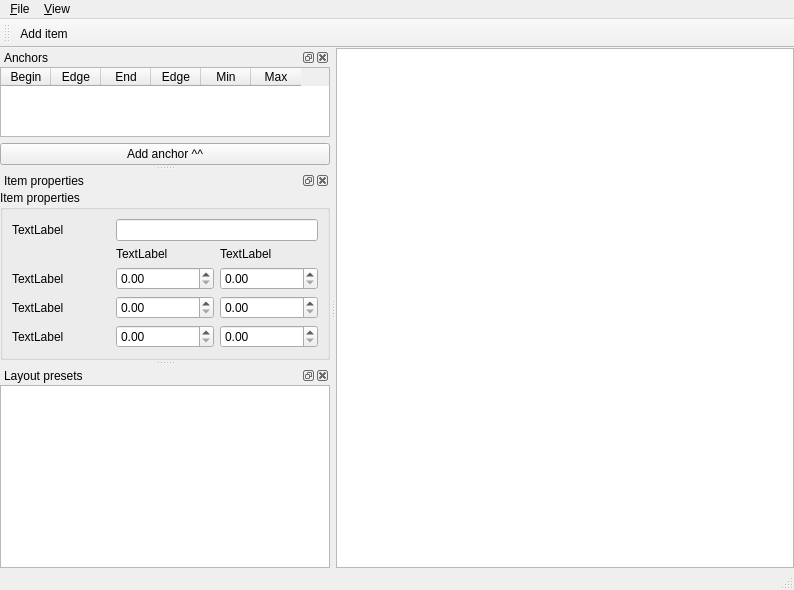
<?xml version="1.0" encoding="UTF-8"?>
<ui version="4.0">
 <class>MainWindow</class>
 <widget class="QMainWindow" name="MainWindow">
  <property name="geometry">
   <rect>
    <x>0</x>
    <y>0</y>
    <width>794</width>
    <height>590</height>
   </rect>
  </property>
  <property name="windowTitle">
   <string>Anchor layout example</string>
  </property>
  <widget class="QWidget" name="centralwidget">
   <layout class="QVBoxLayout" name="verticalLayout_4">
    <property name="margin">
     <number>0</number>
    </property>
    <item>
     <widget class="QGraphicsView" name="graphicsView">
      <property name="backgroundBrush">
       <brush brushstyle="SolidPattern">
        <color alpha="255">
         <red>0</red>
         <green>128</green>
         <blue>0</blue>
        </color>
       </brush>
      </property>
      <property name="foregroundBrush">
       <brush brushstyle="NoBrush">
        <color alpha="255">
         <red>0</red>
         <green>0</green>
         <blue>0</blue>
        </color>
       </brush>
      </property>
     </widget>
    </item>
   </layout>
  </widget>
  <widget class="QMenuBar" name="menubar">
   <property name="geometry">
    <rect>
     <x>0</x>
     <y>0</y>
     <width>794</width>
     <height>21</height>
    </rect>
   </property>
   <widget class="QMenu" name="menu_File">
    <property name="title">
     <string>&amp;File</string>
    </property>
   </widget>
   <widget class="QMenu" name="menu_View">
    <property name="title">
     <string>&amp;View</string>
    </property>
    <addaction name="action_Anchors"/>
    <addaction name="actionLayout_presets"/>
    <addaction name="action_Item_properties"/>
   </widget>
   <addaction name="menu_File"/>
   <addaction name="menu_View"/>
  </widget>
  <widget class="QStatusBar" name="statusbar"/>
  <widget class="QToolBar" name="toolBar">
   <property name="windowTitle">
    <string>toolBar</string>
   </property>
   <attribute name="toolBarArea">
    <enum>TopToolBarArea</enum>
   </attribute>
   <attribute name="toolBarBreak">
    <bool>false</bool>
   </attribute>
   <addaction name="actionAdd_item"/>
  </widget>
  <widget class="QDockWidget" name="dwAnchors">
   <property name="sizePolicy">
    <sizepolicy hsizetype="Preferred" vsizetype="Expanding">
     <horstretch>0</horstretch>
     <verstretch>0</verstretch>
    </sizepolicy>
   </property>
   <property name="allowedAreas">
    <set>Qt::BottomDockWidgetArea|Qt::LeftDockWidgetArea|Qt::RightDockWidgetArea</set>
   </property>
   <property name="windowTitle">
    <string>Anchors</string>
   </property>
   <attribute name="dockWidgetArea">
    <number>1</number>
   </attribute>
   <widget class="QWidget" name="dockWidgetContents_3">
    <layout class="QVBoxLayout" name="verticalLayout_3">
     <property name="margin">
      <number>0</number>
     </property>
     <item>
      <widget class="QTableWidget" name="anchors">
       <property name="sizePolicy">
        <sizepolicy hsizetype="Preferred" vsizetype="Expanding">
         <horstretch>0</horstretch>
         <verstretch>0</verstretch>
        </sizepolicy>
       </property>
       <property name="minimumSize">
        <size>
         <width>330</width>
         <height>0</height>
        </size>
       </property>
       <attribute name="horizontalHeaderDefaultSectionSize">
        <number>50</number>
       </attribute>
       <column>
        <property name="text">
         <string>Begin</string>
        </property>
       </column>
       <column>
        <property name="text">
         <string>Edge</string>
        </property>
       </column>
       <column>
        <property name="text">
         <string>End</string>
        </property>
       </column>
       <column>
        <property name="text">
         <string>Edge</string>
        </property>
       </column>
       <column>
        <property name="text">
         <string>Min</string>
        </property>
       </column>
       <column>
        <property name="text">
         <string>Max</string>
        </property>
       </column>
      </widget>
     </item>
     <item>
      <widget class="QPushButton" name="pbAddAnchor">
       <property name="text">
        <string>Add anchor ^^</string>
       </property>
       <property name="shortcut">
        <string>Ctrl+A</string>
       </property>
       <property name="flat">
        <bool>false</bool>
       </property>
      </widget>
     </item>
    </layout>
   </widget>
  </widget>
  <widget class="QDockWidget" name="dwProperties">
   <property name="sizePolicy">
    <sizepolicy hsizetype="Preferred" vsizetype="Maximum">
     <horstretch>0</horstretch>
     <verstretch>0</verstretch>
    </sizepolicy>
   </property>
   <property name="windowTitle">
    <string>Item properties</string>
   </property>
   <attribute name="dockWidgetArea">
    <number>1</number>
   </attribute>
   <widget class="QWidget" name="dockWidgetContents">
    <layout class="QVBoxLayout" name="verticalLayout">
     <property name="margin">
      <number>0</number>
     </property>
     <item>
      <widget class="QGroupBox" name="groupBox">
       <property name="sizePolicy">
        <sizepolicy hsizetype="Preferred" vsizetype="Maximum">
         <horstretch>0</horstretch>
         <verstretch>0</verstretch>
        </sizepolicy>
       </property>
       <property name="title">
        <string>Item properties</string>
       </property>
       <layout class="QGridLayout" name="gridLayout">
        <item row="0" column="0">
         <widget class="QLabel" name="label">
          <property name="text">
           <string>TextLabel</string>
          </property>
         </widget>
        </item>
        <item row="0" column="1" colspan="2">
         <widget class="QLineEdit" name="itemName"/>
        </item>
        <item row="1" column="1">
         <widget class="QLabel" name="label_2">
          <property name="text">
           <string>TextLabel</string>
          </property>
         </widget>
        </item>
        <item row="1" column="2">
         <widget class="QLabel" name="label_6">
          <property name="text">
           <string>TextLabel</string>
          </property>
         </widget>
        </item>
        <item row="2" column="0">
         <widget class="QLabel" name="label_3">
          <property name="text">
           <string>TextLabel</string>
          </property>
         </widget>
        </item>
        <item row="2" column="1">
         <widget class="QDoubleSpinBox" name="itemMinW"/>
        </item>
        <item row="2" column="2">
         <widget class="QDoubleSpinBox" name="itemMinH"/>
        </item>
        <item row="3" column="0">
         <widget class="QLabel" name="label_4">
          <property name="text">
           <string>TextLabel</string>
          </property>
         </widget>
        </item>
        <item row="3" column="1">
         <widget class="QDoubleSpinBox" name="itemPrefW"/>
        </item>
        <item row="3" column="2">
         <widget class="QDoubleSpinBox" name="itemPrefH"/>
        </item>
        <item row="4" column="0">
         <widget class="QLabel" name="label_5">
          <property name="text">
           <string>TextLabel</string>
          </property>
         </widget>
        </item>
        <item row="4" column="1">
         <widget class="QDoubleSpinBox" name="itemMaxW"/>
        </item>
        <item row="4" column="2">
         <widget class="QDoubleSpinBox" name="itemMaxH"/>
        </item>
       </layout>
      </widget>
     </item>
    </layout>
   </widget>
  </widget>
  <widget class="QDockWidget" name="dwPresets">
   <property name="sizePolicy">
    <sizepolicy hsizetype="Preferred" vsizetype="Maximum">
     <horstretch>0</horstretch>
     <verstretch>0</verstretch>
    </sizepolicy>
   </property>
   <property name="windowTitle">
    <string>Layout presets</string>
   </property>
   <attribute name="dockWidgetArea">
    <number>1</number>
   </attribute>
   <widget class="QWidget" name="dockWidgetContents_2">
    <layout class="QVBoxLayout" name="verticalLayout_2">
     <property name="margin">
      <number>0</number>
     </property>
     <item>
      <widget class="QListWidget" name="layouts"/>
     </item>
    </layout>
   </widget>
  </widget>
  <action name="actionAdd_item">
   <property name="text">
    <string>Add item</string>
   </property>
   <property name="shortcut">
    <string>Ctrl+N</string>
   </property>
  </action>
  <action name="action_Anchors">
   <property name="checkable">
    <bool>true</bool>
   </property>
   <property name="checked">
    <bool>true</bool>
   </property>
   <property name="text">
    <string>&amp;Anchors</string>
   </property>
  </action>
  <action name="actionLayout_presets">
   <property name="checkable">
    <bool>true</bool>
   </property>
   <property name="checked">
    <bool>true</bool>
   </property>
   <property name="text">
    <string>Layout &amp;presets</string>
   </property>
  </action>
  <action name="action_Item_properties">
   <property name="checkable">
    <bool>true</bool>
   </property>
   <property name="checked">
    <bool>true</bool>
   </property>
   <property name="text">
    <string>&amp;Item properties</string>
   </property>
  </action>
 </widget>
 <resources/>
 <connections>
  <connection>
   <sender>actionLayout_presets</sender>
   <signal>triggered(bool)</signal>
   <receiver>dwPresets</receiver>
   <slot>setVisible(bool)</slot>
   <hints>
    <hint type="sourcelabel">
     <x>-1</x>
     <y>-1</y>
    </hint>
    <hint type="destinationlabel">
     <x>173</x>
     <y>345</y>
    </hint>
   </hints>
  </connection>
  <connection>
   <sender>action_Anchors</sender>
   <signal>triggered(bool)</signal>
   <receiver>dwAnchors</receiver>
   <slot>setVisible(bool)</slot>
   <hints>
    <hint type="sourcelabel">
     <x>-1</x>
     <y>-1</y>
    </hint>
    <hint type="destinationlabel">
     <x>173</x>
     <y>169</y>
    </hint>
   </hints>
  </connection>
  <connection>
   <sender>action_Item_properties</sender>
   <signal>triggered(bool)</signal>
   <receiver>dwProperties</receiver>
   <slot>setVisible(bool)</slot>
   <hints>
    <hint type="sourcelabel">
     <x>173</x>
     <y>483</y>
    </hint>
    <hint type="destinationlabel">
     <x>173</x>
     <y>483</y>
    </hint>
   </hints>
  </connection>
  <connection>
   <sender>dwAnchors</sender>
   <signal>visibilityChanged(bool)</signal>
   <receiver>action_Anchors</receiver>
   <slot>setChecked(bool)</slot>
   <hints>
    <hint type="sourcelabel">
     <x>173</x>
     <y>169</y>
    </hint>
    <hint type="destinationlabel">
     <x>-1</x>
     <y>-1</y>
    </hint>
   </hints>
  </connection>
  <connection>
   <sender>dwPresets</sender>
   <signal>visibilityChanged(bool)</signal>
   <receiver>actionLayout_presets</receiver>
   <slot>setChecked(bool)</slot>
   <hints>
    <hint type="sourcelabel">
     <x>173</x>
     <y>345</y>
    </hint>
    <hint type="destinationlabel">
     <x>-1</x>
     <y>-1</y>
    </hint>
   </hints>
  </connection>
  <connection>
   <sender>dwProperties</sender>
   <signal>visibilityChanged(bool)</signal>
   <receiver>action_Item_properties</receiver>
   <slot>setChecked(bool)</slot>
   <hints>
    <hint type="sourcelabel">
     <x>173</x>
     <y>483</y>
    </hint>
    <hint type="destinationlabel">
     <x>-1</x>
     <y>-1</y>
    </hint>
   </hints>
  </connection>
 </connections>
</ui>
